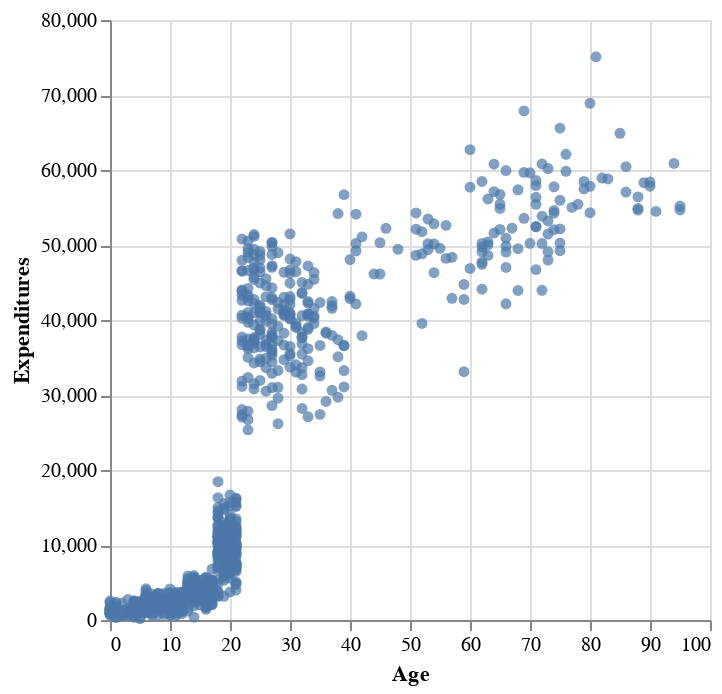

Source (notebook cell):
### Markdown cell above
The main pattern that this plot reveals is that the older the person is, the more the expenditures on that person is on average. We can see that the expenditures drastically increase from people under 20 to people over 20.

### Code cell
# construct scatterplot
fig_2 = alt.Chart(dds).mark_circle().encode(
    x = alt.X('Age:Q'),
    y = alt.Y('Expenditures:Q')
)

# display
fig_2

### Figure 1 — Vega-Lite specification as saved in the notebook (floating-point values rounded to 4 significant figures; data arrays with more than 128 entries replaced by an {"elided": "..."} marker saying what was removed)
{"$schema": "https://vega.github.io/schema/vega-lite/v5.14.1.json", "config": {"view": {"continuousHeight": 300, "continuousWidth": 300}}, "data": {"name": "data-8c6c61eb9cd91c6013030cd10b8e93ea"}, "datasets": {"data-8c6c61eb9cd91c6013030cd10b8e93ea": {"elided": "1000 records"}}, "encoding": {"x": {"field": "Age", "type": "quantitative"}, "y": {"field": "Expenditures", "type": "quantitative"}}, "mark": {"type": "circle"}}
